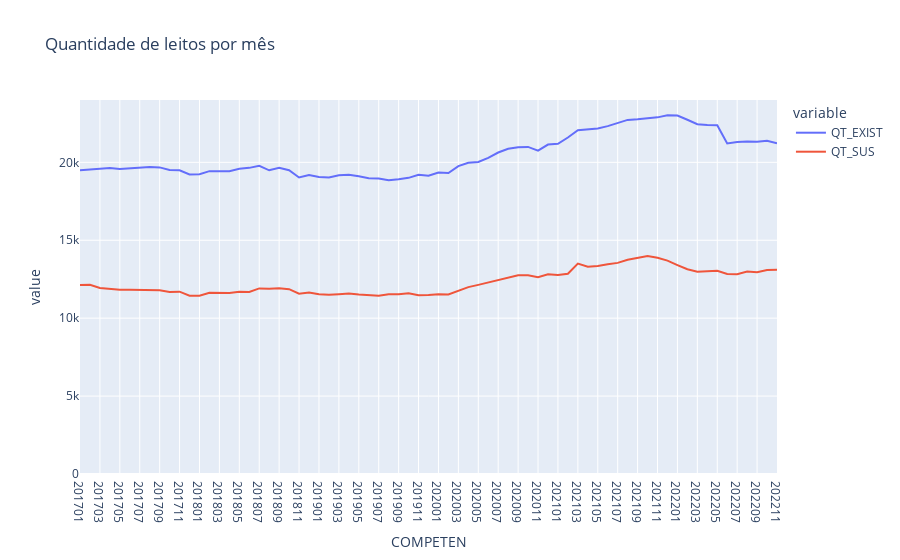

Source (notebook cell):
### Code cell
px.line(leitos_por_mes, x="COMPETEN", y=["QT_EXIST", "QT_SUS"], title="Quantidade de leitos por mês", range_y=[0, 24000])
